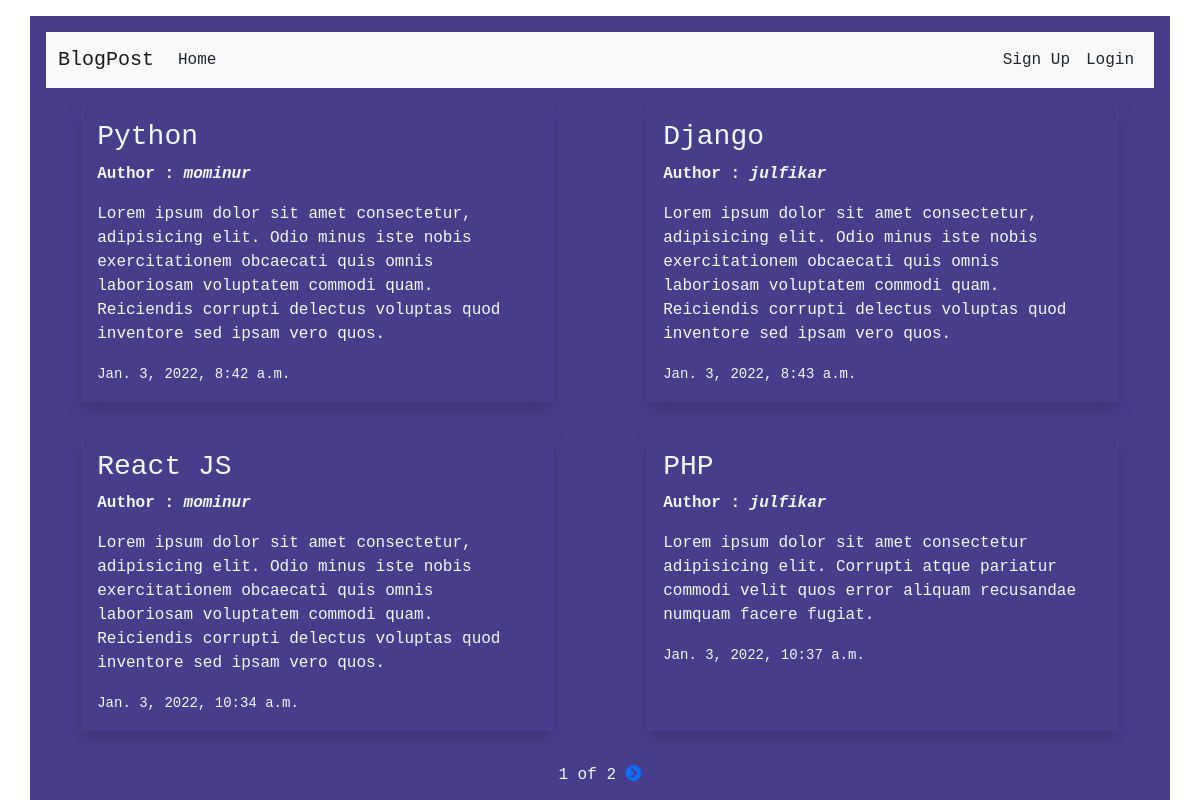
The page / on the database its author committed.
### post/models.py (models this page shows, shortened)
class Post(models.Model):
    user = models.ForeignKey(User, on_delete=models.CASCADE)
    title = models.CharField(max_length=100)
    description = models.TextField()
    created = models.DateTimeField(auto_now_add=True)

### core/views.py (the view)
# urls.py: path('', views.HomeView.as_view()),
class HomeView(ListView):
    model = Post
    template_name = 'core/home.html'
    context_object_name = 'posts'
    paginate_by = 4
    def paginate_queryset(self, queryset, page_size):
        try:
            return super(HomeView, self).paginate_queryset(queryset, page_size)
        except Http404:
            self.kwargs['page'] = 1
            return super(HomeView, self).paginate_queryset(queryset, page_size)

### core/templates/core/home.html (shortened to what this page needs)
{% extends 'core/base.html' %} {% block title %}Blog - Home{% endblock title %}
{% block content %}
<div class="row">
  {% for post in posts %}
  <div class="col-sm-5 my-3 shadow p-3 mx-auto">
    <h3>{{post.title}}</h3>
    <p>
      <b>Author : <i>{{post.user}}</i> </b>
    </p>
    <p>{{post.description}}</p>
    <small>{{post.created}}</small>
  </div>
  {% endfor %}
</div>
<div class="text-center mt-3">
  <span>
    <span>{{ page_obj.number }} of {{ page_obj.paginator.num_pages }}</span>
    {% if page_obj.has_next %}
    <a href="?page={{ page_obj.next_page_number }}"
      ><i class="fas fa-chevron-circle-right"></i
    ></a>
    {% endif %}
  </span>
</div>
{% endblock content %}

### core/templates/core/base.html (shortened to what this page needs)
<!DOCTYPE html>
{% load static %}
<html lang="en">
  <head>
    <link
      href="https://cdn.jsdelivr.net/npm/bootstrap@5.1.3/dist/css/bootstrap.min.css"
      rel="stylesheet"
    />
    <link
      rel="stylesheet"
      href="https://use.fontawesome.com/releases/v5.15.4/css/all.css"
    />
    <link rel="stylesheet" href="{% static 'core/css/style.css' %}" />
  </head>
  <body>
    <div class="container mt-3 p-3">
      <nav class="navbar navbar-expand-lg navbar-light bg-light">
        <div class="container-fluid">
          <a class="navbar-brand" href="/">BlogPost</a>
          <div class="collapse navbar-collapse" id="navbarNav">
            <ul class="navbar-nav">
              <li class="nav-item">
                <a class="nav-link text-dark" href="/">Home</a>
              </li>
            </ul>
            <ul class="navbar-nav ms-auto">
              {% if request.user.is_authenticated %}
              <li class="nav-item">
                <a class="nav-link text-dark" href=""
                  >({{request.user.first_name}})</a
                >
              </li>
              <li class="nav-item">
                <a class="nav-link text-dark" href="{% url 'logout' %}"
                  >Logout</a
                >
              </li>
              {% else %}
              <li class="nav-item">
                <a class="nav-link text-dark" href="{% url 'signup' %}"
                  >Sign Up</a
                >
              </li>
              <li class="nav-item">
                <a class="nav-link text-dark" href="{% url 'login' %}">Login</a>
              </li>
              {% endif %}
            </ul>
          </div>
        </div>
      </nav>
      {% block content %}{% endblock content %}
    </div>
  </body>
</html>

### core/static/core/css/style.css (style rules this page uses)
body { color: aliceblue; font-family: "Roboto Mono", monospace; }
.container { background-color: darkslateblue; }

### rows shown on the page
Post: title "Python", user "mominur", description "Lorem ipsum dolor sit amet consectetur, adipisicing elit. Odio minus iste nobis exercitationem obcaecati quis omnis laboriosam voluptatem commodi quam. Reiciendis corrupti delectus voluptas quod inventore sed ipsam vero quos.", created "Jan. 3, 2022, 8:42 a.m."
Post: title "Django", user "julfikar", description "Lorem ipsum dolor sit amet consectetur, adipisicing elit. Odio minus iste nobis exercitationem obcaecati quis omnis laboriosam voluptatem commodi quam. Reiciendis corrupti delectus voluptas quod inventore sed ipsam vero quos.", created "Jan. 3, 2022, 8:43 a.m."
Post: title "React JS", user "mominur", description "Lorem ipsum dolor sit amet consectetur, adipisicing elit. Odio minus iste nobis exercitationem obcaecati quis omnis laboriosam voluptatem commodi quam. Reiciendis corrupti delectus voluptas quod inventore sed ipsam vero quos.", created "Jan. 3, 2022, 10:34 a.m."
Post: title "PHP", user "julfikar", description "Lorem ipsum dolor sit amet consectetur adipisicing elit. Corrupti atque pariatur commodi velit quos error aliquam recusandae numquam facere fugiat.", created "Jan. 3, 2022, 10:37 a.m."

### other values the page prints
{{ page_obj.number }} "1"
{{ page_obj.paginator.num_pages }} "2"
